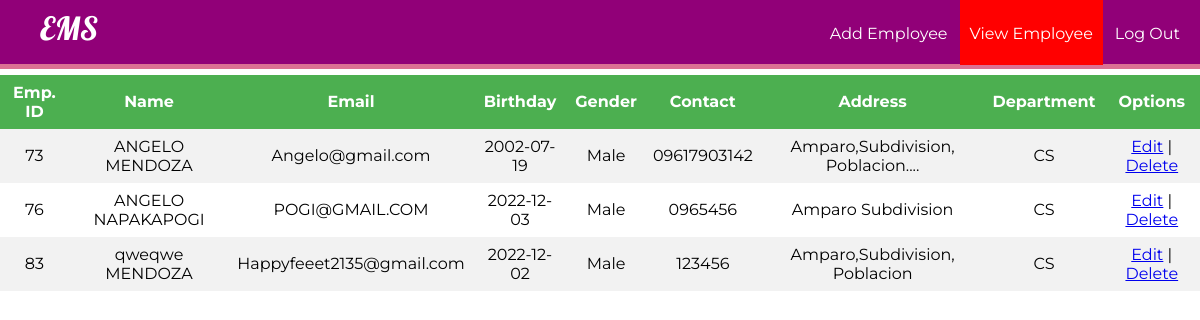
The app's page /Payroll/viewemp.php with its own data.
### Payroll/viewemp.php (the view, shortened to what this page needs)
<?php
require_once ('process/connect.php');
$sql = "SELECT * from `employee` WHERE employee.id = employee.id";
$result = mysqli_query($conn, $sql);
?>
<html>
<head>
	<link rel="stylesheet" type="text/css" href="styleview.css">
</head>
<body>
	<header>
		<nav>
			<h1>EMS</h1>
			<ul id="navli">
				<li><a class="homeblack" href="addemp.php">Add Employee</a></li>
				<li><a class="homered" href="viewemp.php">View Employee</a></li>
				<li><a class="homeblack" href="alogin.html">Log Out</a></li>
			</ul>
		</nav>
	</header>
	<div class="divider"></div>
		<table>
			<tr>
				<th align = "center">Emp. ID</th>
				<th align = "center">Name</th>
				<th align = "center">Email</th>
				<th align = "center">Birthday</th>
				<th align = "center">Gender</th>
				<th align = "center">Contact</th>
				<th align = "center">Address</th>
				<th align = "center">Department</th>
				<th align = "center">Options</th>
			</tr>
			<?php
				while ($employee = mysqli_fetch_assoc($result)) {
					echo "<tr>";
					echo "<td>".$employee['id']."</td>";
					echo "<td>".$employee['firstName']." ".$employee['lastName']."</td>";
					echo "<td>".$employee['email']."</td>";
					echo "<td>".$employee['birthday']."</td>";
					echo "<td>".$employee['gender']."</td>";
					echo "<td>".$employee['contact']."</td>";
					echo "<td>".$employee['address']."</td>";
					echo "<td>".$employee['dept']."</td>";
					echo "<td><a href=\"edit.php?id=$employee[id]\">Edit</a> | <a href=\"delete.php?id=$employee[id]\" onClick=\"return confirm('Are you sure you want to delete?')\">Delete</a></td>";
				}
			?>
		</table>
</body>
</html>

### Payroll/styleview.css (style rules this page uses)
body { margin: 0px; }
header { background: rgb(145, 0, 120); color: white; padding: 8px 20px 6px 40px; height: 50px; }
header h1 { display: inline; font-family: 'Lobster', cursive; font-weight: 400; font-size: 32px; float: left; margin-top: 0px; margin-right: 10px; }
nav ul { display: inline; padding: 0px; float: right; }
nav ul li { display: inline-block; list-style-type: none; color: white; float: left; margin-left: 12px; }
nav ul li a { color: white; text-decoration: none; }
#navli { font-family: 'Montserrat', sans-serif; }
.homered { background-color: red; padding: 30px 10px 22px 10px; }
.divider { background-color: palevioletred; height: 5px; }
table { margin: 0px; border-collapse: collapse; width: 100%; font-family: 'Montserrat', sans-serif; }
th, td { text-align: center; padding: 8px; }
tr:nth-child(even) { background-color: #f2f2f2 }
th { background-color: #4CAF50; color: white; }

### records on screen
employee: id "73", firstName "ANGELO", lastName "MENDOZA", email "Angelo@gmail.com", birthday "2002-07-19", gender "Male", contact "09617903142", address "Amparo,Subdivision, Poblacion....", dept "CS"
employee: id "76", firstName "ANGELO", lastName "NAPAKAPOGI", email "POGI@GMAIL.COM", birthday "2022-12-03", gender "Male", contact "0965456", address "Amparo Subdivision", dept "CS"
employee: id "83", firstName "qweqwe", lastName "MENDOZA", email "Happyfeeet2135@gmail.com", birthday "2022-12-02", gender "Male", contact "123456", address "Amparo,Subdivision, Poblacion", dept "CS"
